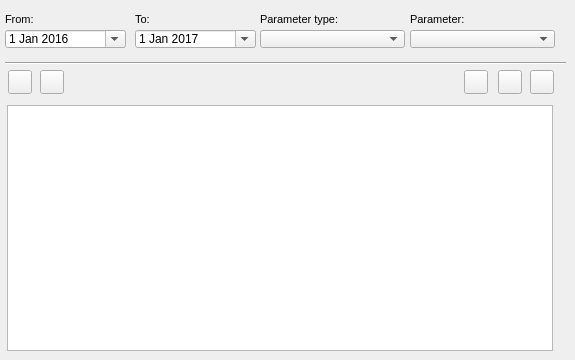
    <widget class="QWidget" name="event">
     <attribute name="title">
      <string>O&amp;&amp;M</string>
     </attribute>
     <widget class="QDateEdit" name="date_event_to">
      <property name="geometry">
       <rect>
        <x>135</x>
        <y>30</y>
        <width>121</width>
        <height>18</height>
       </rect>
      </property>
      <property name="calendarPopup">
       <bool>true</bool>
      </property>
      <property name="date">
       <date>
        <year>2017</year>
        <month>1</month>
        <day>1</day>
       </date>
      </property>
     </widget>
     <widget class="QLabel" name="label_event_parameter">
      <property name="geometry">
       <rect>
        <x>410</x>
        <y>8</y>
        <width>91</width>
        <height>22</height>
       </rect>
      </property>
      <property name="font">
       <font>
        <pointsize>8</pointsize>
       </font>
      </property>
      <property name="frameShape">
       <enum>QFrame::NoFrame</enum>
      </property>
      <property name="frameShadow">
       <enum>QFrame::Raised</enum>
      </property>
      <property name="text">
       <string>Parameter:</string>
      </property>
      <property name="textFormat">
       <enum>Qt::AutoText</enum>
      </property>
      <property name="scaledContents">
       <bool>false</bool>
      </property>
      <property name="margin">
       <number>3</number>
      </property>
     </widget>
     <widget class="QDateEdit" name="date_event_from">
      <property name="geometry">
       <rect>
        <x>5</x>
        <y>30</y>
        <width>121</width>
        <height>18</height>
       </rect>
      </property>
      <property name="calendarPopup">
       <bool>true</bool>
      </property>
      <property name="date">
       <date>
        <year>2016</year>
        <month>1</month>
        <day>1</day>
       </date>
      </property>
     </widget>
     <widget class="Line" name="line_9">
      <property name="geometry">
       <rect>
        <x>5</x>
        <y>55</y>
        <width>561</width>
        <height>16</height>
       </rect>
      </property>
      <property name="orientation">
       <enum>Qt::Horizontal</enum>
      </property>
     </widget>
     <widget class="QLabel" name="label_data_event_from">
      <property name="geometry">
       <rect>
        <x>5</x>
        <y>8</y>
        <width>90</width>
        <height>22</height>
       </rect>
      </property>
      <property name="font">
       <font>
        <pointsize>8</pointsize>
       </font>
      </property>
      <property name="frameShape">
       <enum>QFrame::NoFrame</enum>
      </property>
      <property name="frameShadow">
       <enum>QFrame::Plain</enum>
      </property>
      <property name="text">
       <string>From:</string>
      </property>
      <property name="textFormat">
       <enum>Qt::AutoText</enum>
      </property>
      <property name="scaledContents">
       <bool>false</bool>
      </property>
      <property name="alignment">
       <set>Qt::AlignLeading|Qt::AlignLeft|Qt::AlignVCenter</set>
      </property>
      <property name="margin">
       <number>3</number>
      </property>
     </widget>
     <widget class="QTableView" name="tbl_event_arc">
      <property name="geometry">
       <rect>
        <x>7</x>
        <y>105</y>
        <width>546</width>
        <height>246</height>
       </rect>
      </property>
      <property name="sortingEnabled">
       <bool>true</bool>
      </property>
     </widget>
     <widget class="QLabel" name="label_event_parameter_type">
      <property name="geometry">
       <rect>
        <x>260</x>
        <y>8</y>
        <width>93</width>
        <height>22</height>
       </rect>
      </property>
      <property name="font">
       <font>
        <pointsize>8</pointsize>
       </font>
      </property>
      <property name="layoutDirection">
       <enum>Qt::LeftToRight</enum>
      </property>
      <property name="frameShape">
       <enum>QFrame::NoFrame</enum>
      </property>
      <property name="frameShadow">
       <enum>QFrame::Raised</enum>
      </property>
      <property name="text">
       <string>Parameter type:</string>
      </property>
      <property name="textFormat">
       <enum>Qt::AutoText</enum>
      </property>
      <property name="scaledContents">
       <bool>false</bool>
      </property>
      <property name="margin">
       <number>3</number>
      </property>
     </widget>
     <widget class="QLabel" name="label_data_event_to">
      <property name="geometry">
       <rect>
        <x>135</x>
        <y>8</y>
        <width>31</width>
        <height>22</height>
       </rect>
      </property>
      <property name="font">
       <font>
        <pointsize>8</pointsize>
       </font>
      </property>
      <property name="frameShape">
       <enum>QFrame::NoFrame</enum>
      </property>
      <property name="frameShadow">
       <enum>QFrame::Raised</enum>
      </property>
      <property name="text">
       <string>To:</string>
      </property>
      <property name="textFormat">
       <enum>Qt::AutoText</enum>
      </property>
      <property name="scaledContents">
       <bool>false</bool>
      </property>
      <property name="margin">
       <number>3</number>
      </property>
     </widget>
     <widget class="QComboBox" name="event_type">
      <property name="geometry">
       <rect>
        <x>260</x>
        <y>30</y>
        <width>145</width>
        <height>18</height>
       </rect>
      </property>
     </widget>
     <widget class="QComboBox" name="event_id">
      <property name="geometry">
       <rect>
        <x>410</x>
        <y>30</y>
        <width>145</width>
        <height>18</height>
       </rect>
      </property>
     </widget>
     <widget class="QPushButton" name="btn_open_visit_doc">
      <property name="geometry">
       <rect>
        <x>498</x>
        <y>70</y>
        <width>24</width>
        <height>24</height>
       </rect>
      </property>
      <property name="toolTip">
       <string>&lt;html&gt;&lt;head/&gt;&lt;body&gt;&lt;p&gt;Open document&lt;/p&gt;&lt;/body&gt;&lt;/html&gt;</string>
      </property>
      <property name="text">
       <string/>
      </property>
      <property name="icon">
       <iconset>
        <normaloff>../icons/170b.png</normaloff>../icons/170b.png</iconset>
      </property>
      <property name="iconSize">
       <size>
        <width>22</width>
        <height>22</height>
       </size>
      </property>
     </widget>
     <widget class="QPushButton" name="btn_new_visit">
      <property name="geometry">
       <rect>
        <x>40</x>
        <y>70</y>
        <width>24</width>
        <height>24</height>
       </rect>
      </property>
      <property name="toolTip">
       <string>Add visit</string>
      </property>
      <property name="text">
       <string/>
      </property>
      <property name="icon">
       <iconset>
        <normaloff>../icons/64b.png</normaloff>../icons/64b.png</iconset>
      </property>
      <property name="iconSize">
       <size>
        <width>22</width>
        <height>22</height>
       </size>
      </property>
     </widget>
     <widget class="QPushButton" name="btn_open_visit">
      <property name="geometry">
       <rect>
        <x>8</x>
        <y>70</y>
        <width>24</width>
        <height>24</height>
       </rect>
      </property>
      <property name="toolTip">
       <string>Visit manager</string>
      </property>
      <property name="text">
       <string/>
      </property>
      <property name="icon">
       <iconset>
        <normaloff>../icons/65b.png</normaloff>../icons/65b.png</iconset>
      </property>
      <property name="iconSize">
       <size>
        <width>22</width>
        <height>22</height>
       </size>
      </property>
     </widget>
     <widget class="QPushButton" name="btn_open_visit_event">
      <property name="geometry">
       <rect>
        <x>530</x>
        <y>70</y>
        <width>24</width>
        <height>24</height>
       </rect>
      </property>
      <property name="toolTip">
       <string>&lt;html&gt;&lt;head/&gt;&lt;body&gt;&lt;p&gt;Event data&lt;/p&gt;&lt;p&gt;&lt;br/&gt;&lt;/p&gt;&lt;/body&gt;&lt;/html&gt;</string>
      </property>
      <property name="text">
       <string/>
      </property>
      <property name="icon">
       <iconset>
        <normaloff>../icons/134b.png</normaloff>../icons/134b.png</iconset>
      </property>
      <property name="iconSize">
       <size>
        <width>22</width>
        <height>22</height>
       </size>
      </property>
     </widget>
     <widget class="QPushButton" name="btn_open_gallery">
      <property name="geometry">
       <rect>
        <x>464</x>
        <y>70</y>
        <width>24</width>
        <height>24</height>
       </rect>
      </property>
      <property name="toolTip">
       <string>&lt;html&gt;&lt;head/&gt;&lt;body&gt;&lt;p&gt;Open Gallery&lt;/p&gt;&lt;/body&gt;&lt;/html&gt;</string>
      </property>
      <property name="text">
       <string/>
      </property>
      <property name="icon">
       <iconset>
        <normaloff>../icons/136b.png</normaloff>../icons/136b.png</iconset>
      </property>
      <property name="iconSize">
       <size>
        <width>22</width>
        <height>22</height>
       </size>
      </property>
     </widget>
    </widget>
